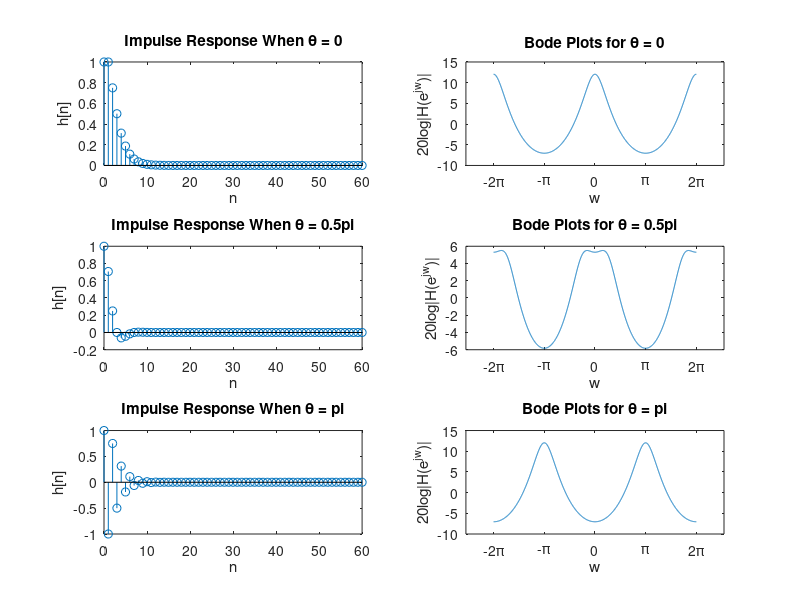

The MATLAB script that drew this image:
clc;    clear;

dw = 2*pi*10^-3; 
% define dw

n = 0:1:60;
% define the range of n
w = -2*pi:dw:2*pi;
% define the range of w

h_0 = (n+1).*0.5.^n .* (n>=0);
h_25 = 0.5.^n.*(sin((n+1)*0.25*pi)/sin(0.25*pi)) .* (n>=0);
h_pi = (n+1).*(-0.5).^n .* (n>=0);
% according to Eqn.(6.66), the impulse response h[n] = (n + 1)((-r)^n)u[n]

H_0 = 1./(1-2*0.5*cos(0).*exp(-1j.*w)+0.5^2.*exp(-2j.*w));
H_25 = 1./(1-2*0.5*cos(0.25*pi).*exp(-1j.*w)+0.5^2.*exp(-2j.*w));
H_pi = 1./(1-2*0.5*cos(pi).*exp(-1j.*w)+0.5^2.*exp(-2j.*w));
% according to Eqn.(6.58), the frequency response H[n] = 1/(1 - 2rcosθ*e^(-jw) + r^2*e^(-2jw))


% Plotting
subplot(3,2,1)
stem(n,h_0)
title('Impulse Response When θ = 0'); 
xlabel('n');
ylabel('h[n]');

subplot(3,2,2)
plot(w,20*log10(H_0))
set(gca,'XTick',-2*pi:pi:2*pi)
set(gca,'XTickLabel',{'-2\pi','-\pi','0','\pi','2\pi'})
title('Bode Plots for θ = 0'); 
xlabel('w');
ylabel('20log|H(e^j^w)|');

subplot(3,2,3)
stem(n,h_25)
title('Impulse Response When θ = 0.5pi'); 
xlabel('n');
ylabel('h[n]');

subplot(3,2,4)
plot(w,20*log10(H_25))
set(gca,'XTick',-2*pi:pi:2*pi)
set(gca,'XTickLabel',{'-2\pi','-\pi','0','\pi','2\pi'})
title('Bode Plots for θ = 0.5pi'); 
xlabel('w');
ylabel('20log|H(e^j^w)|');

subplot(3,2,5)
stem(n,h_pi)
title('Impulse Response When θ = pi'); 
xlabel('n');
ylabel('h[n]');

subplot(3,2,6)
plot(w,20*log10(H_pi))
set(gca,'XTick',-2*pi:pi:2*pi)
set(gca,'XTickLabel',{'-2\pi','-\pi','0','\pi','2\pi'})
title('Bode Plots for θ = pi'); 
xlabel('w');
ylabel('20log|H(e^j^w)|');


